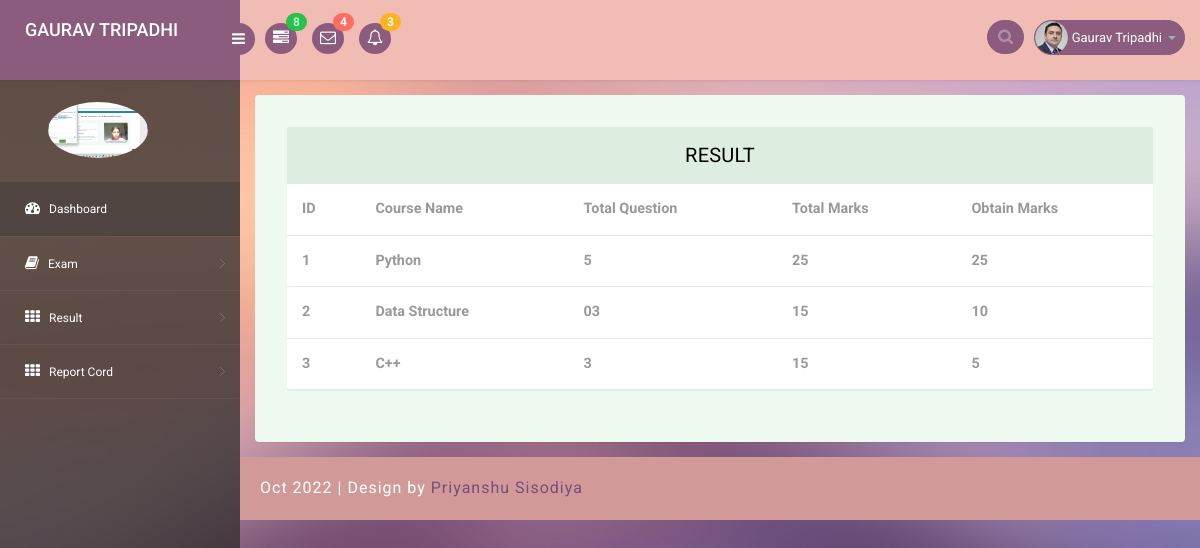
Page /veiwresult (signed in) on the committed database.
### Quiz_Management/models.py (models this page shows, shortened)
class Student(models.Model):
    branch_name = models.ForeignKey(Branch, on_delete=models.CASCADE, null=True, blank=True)
    user = models.ForeignKey(User, on_delete=models.CASCADE, null=True, blank=True)
    mobile_number = models.CharField(max_length=200, null=True, blank=True)
    address = models.CharField(max_length=200, null=True, blank=True)
    image = models.FileField(null=True, blank=True)
    father_name= models.CharField(max_length=200, null=True, blank=True)
    father_email=models.CharField(max_length=200, null=True, blank=True)

class Quiz(models.Model):
    courses = models.ForeignKey(Courses, on_delete=models.CASCADE, null=True, blank=True)
    student = models.ForeignKey(Student, on_delete=models.CASCADE, null=True, blank=True)
    question = models.TextField(null=True, blank=True)
    marks = models.TextField(null=True, blank=True)
    answer = models.TextField(null=True, blank=True)
    created = models.DateField(auto_now_add=True)

class Courses(models.Model):
    branch_name = models.ForeignKey(Branch, on_delete=models.CASCADE, null=True,blank=True)
    courses_name = models.CharField(max_length=200, null=True, blank=True)
    total_question = models.CharField(max_length=200, null=True, blank=True)
    total_marks = models.CharField(max_length=200, null=True, blank=True)
    time = models.CharField(max_length=200,null=True, blank=True)

### Quiz_Management/views.py (the view)
# urls.py: path('veiwresult',veiwresult,name="veiwresult"),
def veiwresult(request):
    data=Student.objects.get(user=request.user)
    e=Quiz.objects.filter(student=data);
    return render(request, 'veiwresult.html', locals())

### Quiz_Management/templates/veiwresult.html (shortened to what this page needs)
{% extends 'studentindex.html' %}
{% load static %}
{% block body %}
<section id="main-content">
    <section class="wrapper">
        <div class="table-agile-info">
            <div class="panel panel-default">
                <div class="panel-heading">
                    Result
                </div>
                <div>
                    <table class="table" ui-jq="footable" ui-options='{
        "paging": {
          "enabled": true
        },
        "filtering": {
          "enabled": true
        },
        "sorting": {
          "enabled": true
        }}'>
                        <thead>
                        <tr>
                            <th data-breakpoints="xs">ID</th>
                            <th>Course Name</th>
                            <th>Total Question</th>
                            <th>Total Marks</th>
                            <th>Obtain Marks</th>
                        </tr>
                        </thead>
                        <tbody>
                        {% for i in e %}
                        <tr>
                            <th>{{forloop.counter}}</th>
                            <th>{{i.courses.courses_name}}</th>
                            <th>{{i.courses.total_question}}</th>
                            <th>{{i.courses.total_marks }}</th>
                            <th>{{i.marks }}</th>
                        </tr>
                        {% endfor %}
                        </tbody>
                    </table>
                </div>
            </div>
        </div>
    </section>
   <div class="footer">
			<div class="wthree-copyright">
			  <p> Oct 2022 | Design by <a href="https://www.linkedin.com/in/priyanshu-sisodiya-b724a8213/" target="_blank">Priyanshu Sisodiya</a></p>
			</div>
 </div>
</section>
{% endblock %}

### Quiz_Management/templates/studentindex.html (shortened to what this page needs)
<!DOCTYPE html>
{% load static %}
<head>
<link rel="stylesheet" href="{% static 'css/bootstrap.min.css' %}"  >
<link href="{% static 'css/style.css' %}"  rel='stylesheet' type='text/css' />
<link href="{% static 'css/style-responsive.css' %}"  rel="stylesheet"/>
<link rel="stylesheet" href="{% static 'css/font.css' %}"  type="text/css"/>
<link href="{% static 'css/font-awesome.css' %}"  rel="stylesheet">
<link rel="stylesheet" href="{% static 'css/morris.css' %}"  type="text/css"/>
<link rel="stylesheet" href="https://cdnjs.cloudflare.com/ajax/libs/font-awesome/4.7.0/css/font-awesome.min.css">
<link rel="stylesheet" href="{% static 'css/monthly.css' %}" >
</head>
<body>
<section id="container">
<header id="myid" class="header fixed-top clearfix">
<div class="brand">
    <a href="index.html" class="logo">
        <h4>{{ request.user.first_name }} {{ request.user.last_name }}</h4>
    </a>
    <div class="sidebar-toggle-box">
        <div class="fa fa-bars"></div>
    </div>
</div>
<div class="nav notify-row" id="top_menu">
    <ul class="nav top-menu">
        <li class="dropdown">
            <a data-toggle="dropdown" class="dropdown-toggle" href="#">
                <i class="fa fa-tasks"></i>
                <span class="badge bg-success">8</span>
            </a>
        </li>
        <li id="header_inbox_bar" class="dropdown">
            <a data-toggle="dropdown" class="dropdown-toggle" href="#">
                <i class="fa fa-envelope-o"></i>
                <span class="badge bg-important">4</span>
            </a>
        </li>
        <li id="header_notification_bar" class="dropdown">
            <a data-toggle="dropdown" class="dropdown-toggle" href="#">
                <i class="fa fa-bell-o"></i>
                <span class="badge bg-warning">3</span>
            </a>
        </li>
    </ul>
</div>
<div class="top-nav clearfix">
    <ul class="nav pull-right top-menu">
        <li>
            <input type="text" class="form-control search" placeholder=" Search">
        </li>
        <li class="dropdown">
            <a data-toggle="dropdown" class="dropdown-toggle" href="#">
                <img alt="" src="images/2.png">
                <span class="username">{{ request.user.first_name }} {{ request.user.last_name }}</span>
                <b class="caret"></b>
            </a>
        </li>
    </ul>
</div>
</header>
<aside>
    <div id="sidebar" class="nav-collapse">
        <div class="leftside-navigation">
            <ul class="sidebar-menu" id="nav-accordion">
                <li>
                    <img src="{{request.user.student_set.all.0.image.url}}" style="width:100px;border-radius:50%;margin:10% 20%">
                    <a class="active" href="/homestudent">
                        <i class="fa fa-dashboard"></i>
                        <span>Dashboard</span>
                    </a>
                </li>
                <li class="sub-menu">
                    <a href="javascript:;">
                        <i class="fa fa-book"></i>
                        <span>Exam</span>
                    </a>
                </li>
                <li class="sub-menu">
                    <a href="javascript:;">
                        <i class="fa fa-th"></i>
                        <span>Result</span>
                    </a>
                </li>
                <li class="sub-menu">
                    <a href="javascript:;">
                        <i class="fa fa-th"></i>
                        <span>Report Cord</span>
                    </a>
                </li>
            </ul>            </div>
    </div>
</aside>
 {% block body %}
{% endblock %}
</section>
</body>
</html>

### rows in the picture
Quiz: courses.courses_name "Python", courses.total_question "5", courses.total_marks "25", marks "25"
Quiz: courses.courses_name "Data Structure", courses.total_question "03", courses.total_marks "15", marks "10"
Quiz: courses.courses_name "C++", courses.total_question "3", courses.total_marks "15", marks "5"

### other values in the picture
{{ request.user.first_name }} "GAURAV"
{{ request.user.last_name }} "TRIPADHI"
{{ request.user.first_name }} "Gaurav"
{{ request.user.last_name }} "Tripadhi"
